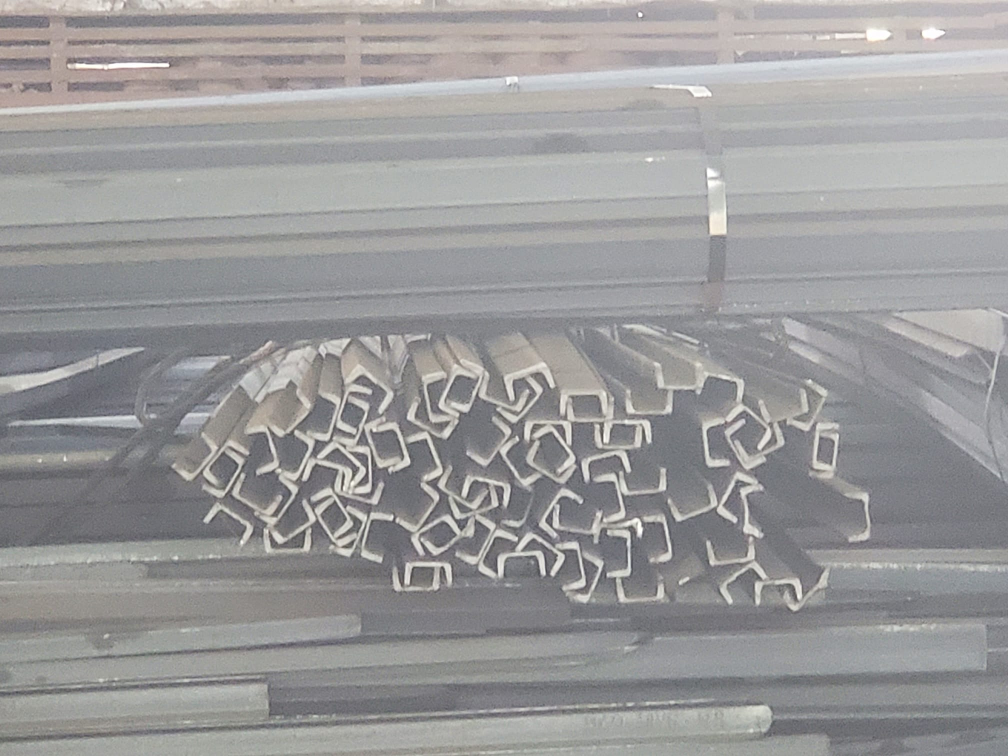
#> input picture data/3.jpeg, 2016 x 1512 px, found by its file name (shown at 1/2 size)
$ jupyter execute --allow-errors test_1.ipynb
#> lines starting #> are read from the running program, lines starting #| are printed output that depends on the picture; after the words box and inside, x2 and y2 are one past the last pixel; in counts of white or black regions, pixels touching at a corner belong together
[cell 1]
import numpy as np

def Matrx():
    a=[]
    for i in range(5):
        b=[]
        for j in range(6):
            b.append(j)
        a.append(b)
    return a

def Matrx1():
    a=[]
    for i in range(5):
        b=[]
        for j in range(6):
            b.append(j)
        a.append(b)
    return a

m1 = np.array(Matrx())
print(m1)
m2 = np.array(Matrx1())
print(m2)

print(np.array_equal(m1,m2))

[cell 2]
a=[[(1,3,5,6),
    (4,3,5,6),
    (2,3,5,6)],
    [(3,3,5,6),
    (4,3,5,6),
    (2,3,5,6)],
    [(1,3,5,6),
    (4,3,5,6),
    (2,3,5,6)]]
print(a)
def castx(x):
    return x[0]

for i in range(len(a)):
    a[i].sort(key=castx)
print(a)

[cell 3]
import cv2
import numpy as np
from imutils.object_detection import non_max_suppression

# Reading the template
temp = cv2.imread('C:/Users/S_G/Documents/GitHub/Shape_Detection/data/3.jpeg', cv2.IMREAD_COLOR)
#> temp is the input picture: shape (1512, 2016, 3); mean B, G, R 154.3, 153.7, 154.4

[cell 4]
print(temp.shape)
#| (1512, 2016, 3)
# temp=cv2.resize(temp, (640, 480), interpolation = cv2.INTER_NEAREST)

[cell 5]
def crop(image, mask_pts):
    #imageGray = cv2.cvtColor(image, cv2.COLOR_BGR2GRAY)
    mask = np.zeros(image.shape[:2], dtype="uint8")
    pts = np.array(mask_pts)
    color = 255
    cv2.fillPoly(mask, [pts], color)
    masked = cv2.bitwise_and(image, image, mask=mask)
    rect = cv2.boundingRect(pts)
    x,y,w,h = rect
    croped = image[y:y+h, x:x+w].copy()
    print(croped.shape , image.shape)
    return croped, image

[cell 6]
import matplotlib.pyplot as plt
plt.imshow(temp)

[cell 7]
image= cv2.cvtColor(temp, cv2.COLOR_BGR2GRAY)
# ret, thresh1 = cv2.threshold(image, 0, 255, cv2.THRESH_BINARY | cv2.THRESH_OTSU)
thresh1=image
plt.imshow(thresh1)

[cell 8]
mask_pts = [[310,630], [1810,630], [1810,1280], [300,1280]]

croped, original = crop(thresh1, mask_pts)
#> in crop, `cv2.fillPoly(mask, [pts], color)`:
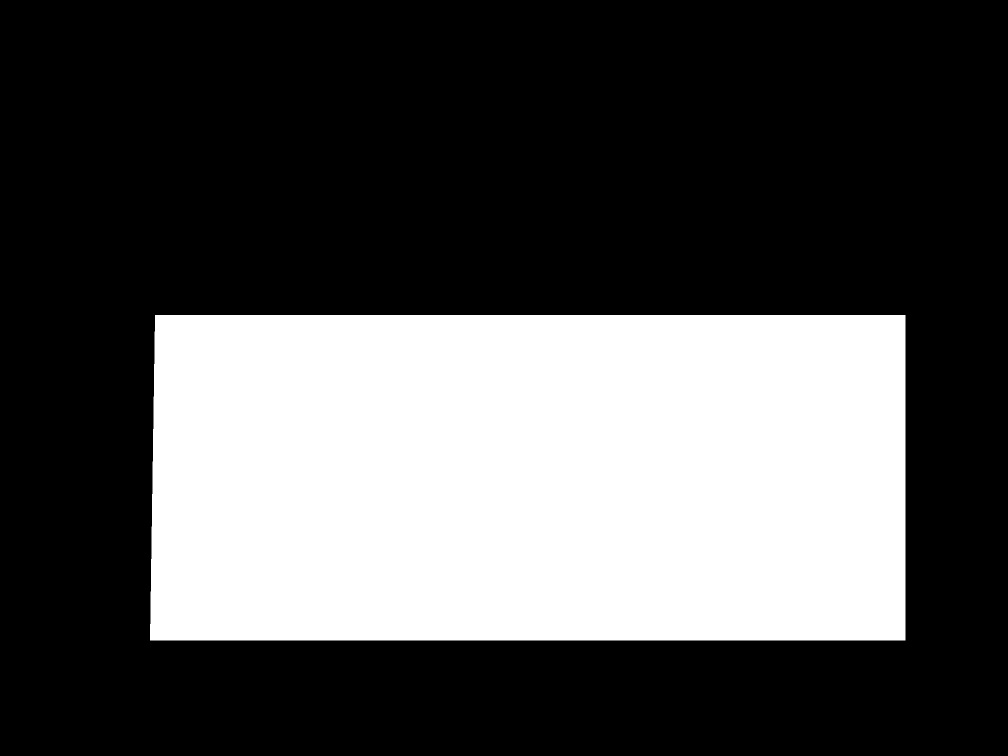
#> mask: shape (1512, 2016) (shown at 1/2 size); 32.2% white; 1 white region, box (x1, y1, x2, y2) and area: (300, 630, 1811, 1281) 980406
#| (651, 1511) (1512, 2016)


plt.imshow(croped)

[cell 9]
mask_pts1 = [[1390,350], [1445,350], [1445,455], [1390,455]]

croped1, original1 = crop(croped, mask_pts1)
#> in crop (call 2), `cv2.fillPoly(mask, [pts], color)`: mask: shape (651, 1511); 0.6% white; 1 white region, box (x1, y1, x2, y2) and area: (1390, 350, 1446, 456) 5936
#| (106, 56) (651, 1511)
print("shape:", croped.shape)
#| shape: (651, 1511)
plt.imshow(croped1)

[cell 10]
# temp = cv2.imread("./data/temp.png")
# print(temp.shape)
# image = cv2.imread("./data/3.jpeg")

[cell 11]
a=[1,2,4]
b=[4,5,6]
l=zip(a,b)
print((1,4) in l)

[cell 12]
def new_img(img,result,thresh):
    (y_points, x_points) = np.where(result >= thresh)
    loc = zip(x_points, y_points)
    # print(loc[0])
    result1 = img.copy()
    W, H = img.shape
    cnt1, cnt2 = 0,0
    for x in range (W):
        for y in range (H):
            cnt1 += 1
            if (x,y) not in loc:
                result1[x][y] = 0
            else: cnt2 += 1
            # print(x,y)
    print(cnt1,cnt2)
    return result1

[cell 13]
# result = cv2.matchTemplate(image=croped, templ=croped1,method=cv2.TM_CCOEFF_NORMED)
croped=original
result= cv2.matchTemplate(croped, croped1, cv2.TM_SQDIFF_NORMED, None)
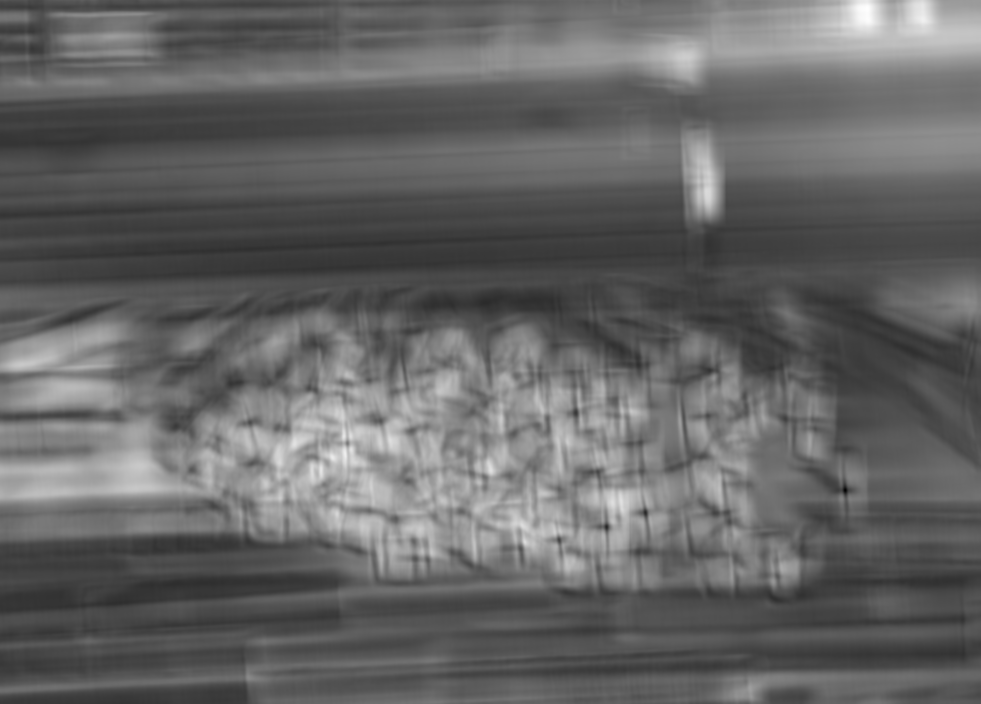
#> result: shape (1407, 1961) float32 (shown at 1/2 size); min 1.06e-07, max 0.184, mean 0.073; drawn with min black and max white

threshold = 0.2

# # Store the coordinates of matched area in a numpy array
# loc = np.where(result >= threshold)
# print(loc,loc[0])

result1 = new_img(croped,result,threshold)
#> in new_img, `(y_points, x_points) = np.where(result >= thresh)`: y_points = empty array
#> after the loop in new_img, `for x in range (W):`: result1: shape (1512, 2016); every value is 0
#| 3048192 0

print(len(result1))
#| 1512
plt.imshow(result1*256)
cv2.imwrite('result1_1.png',result1*255)
#> Out = True
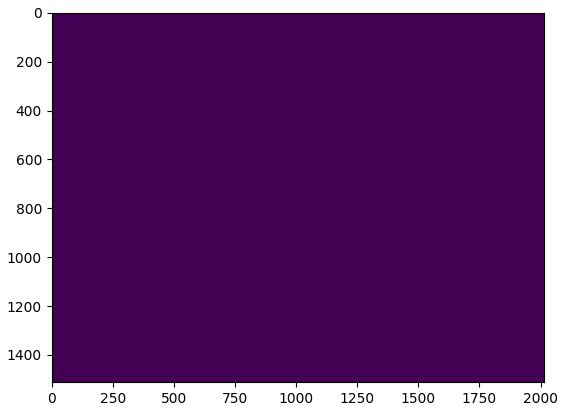
#> figure drawn by matplotlib, 1 panel

[cell 14]
h,w = croped1.shape
#> h = 106; w = 56
# h,w = h-1,w-1
y,x = croped.shape
#> y = 1512; x = 2016
mask_pts = [[0,0], [x-w,0], [x-w,y-h], [0,y-h]]

croped_n, original = crop(croped, mask_pts)
#> in crop (call 3), `cv2.fillPoly(mask, [pts], color)`:
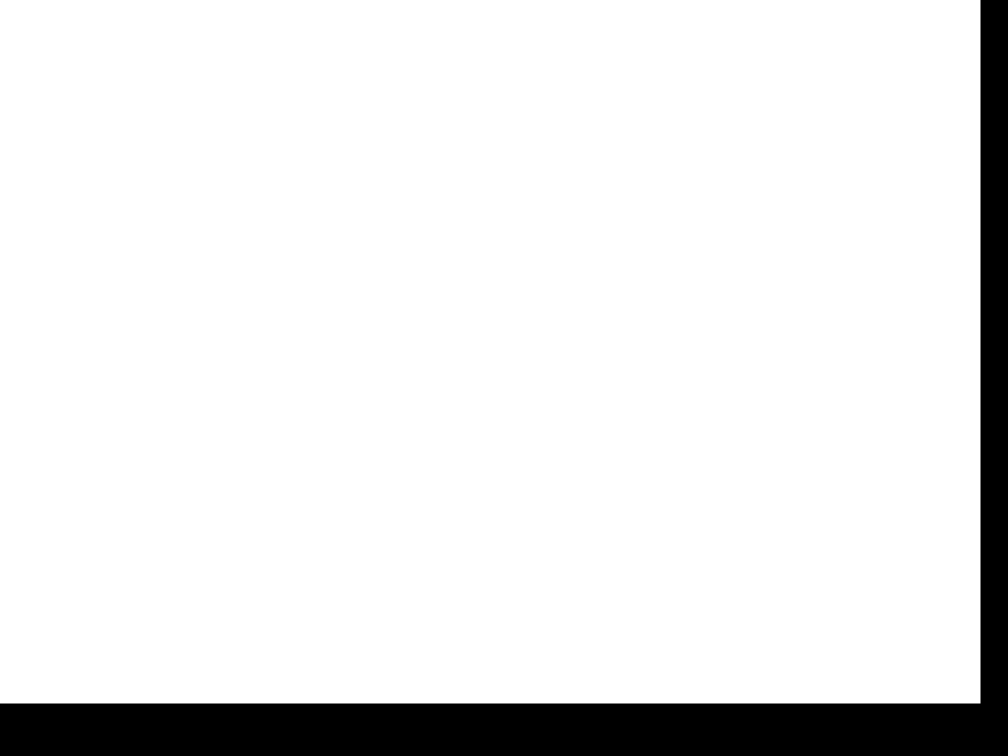
#> mask: shape (1512, 2016) (shown at 1/2 size); 90.5% white; 1 black region, box (x1, y1, x2, y2) and area: (0, 0, 2016, 1512) 289065
#| (1407, 1961) (1512, 2016)
print(croped_n.shape, result.shape)
#| (1407, 1961) (1407, 1961)
min_res = croped_n - result*255
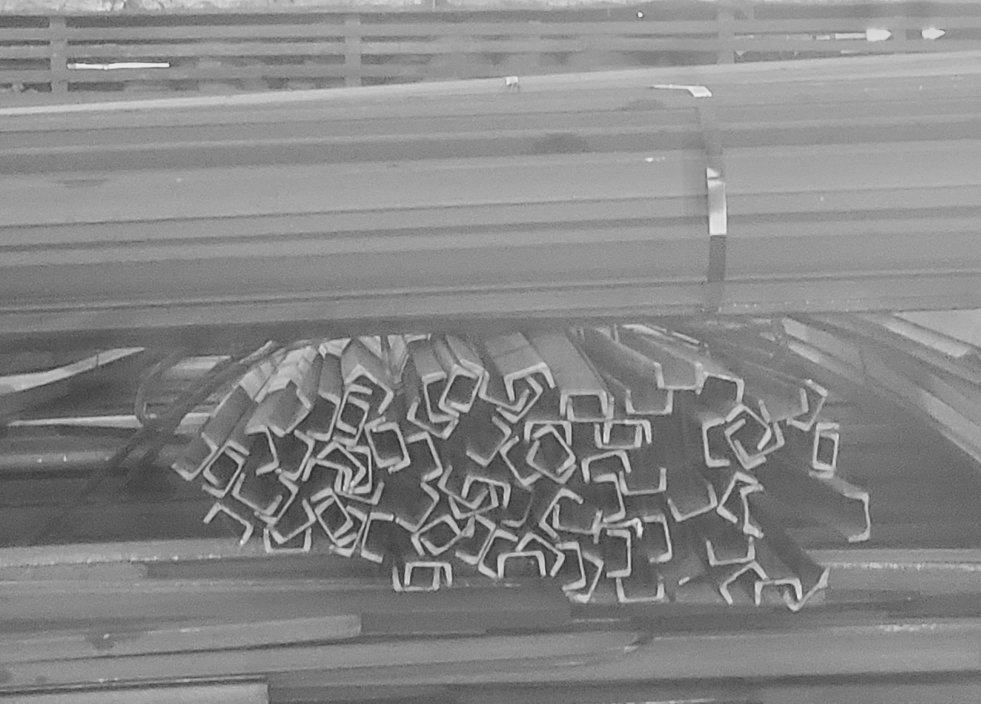
#> min_res: shape (1407, 1961) float32 (shown at 1/2 size); min 27.2, max 244.2, mean 135.5
plt.imshow(min_res)
cv2.imwrite('min_result1.png',min_res)
#> Out = True

[cell 15]
bitwise_and = cv2.bitwise_and(np.array(croped_n).astype(int), np.array(result*256).astype(int))
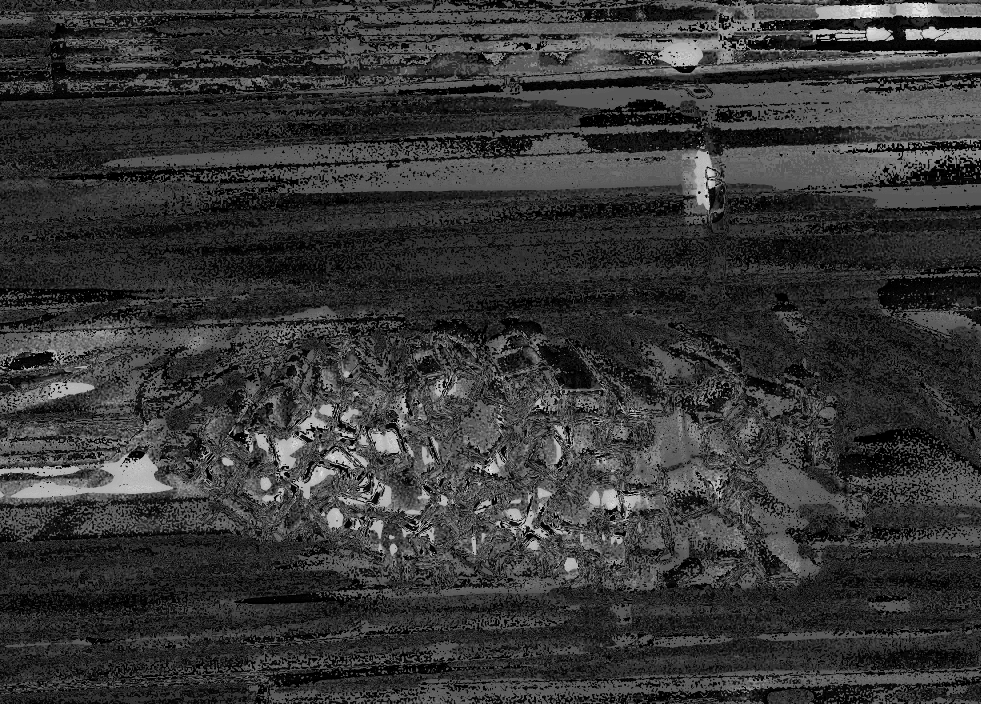
#> bitwise_and: shape (1407, 1961) int32 (shown at 1/2 size); min 0, max 46, mean 9.9; drawn with min black and max white
plt.imshow(bitwise_and)
cv2.imwrite('bitwise_and_1.png', bitwise_and)
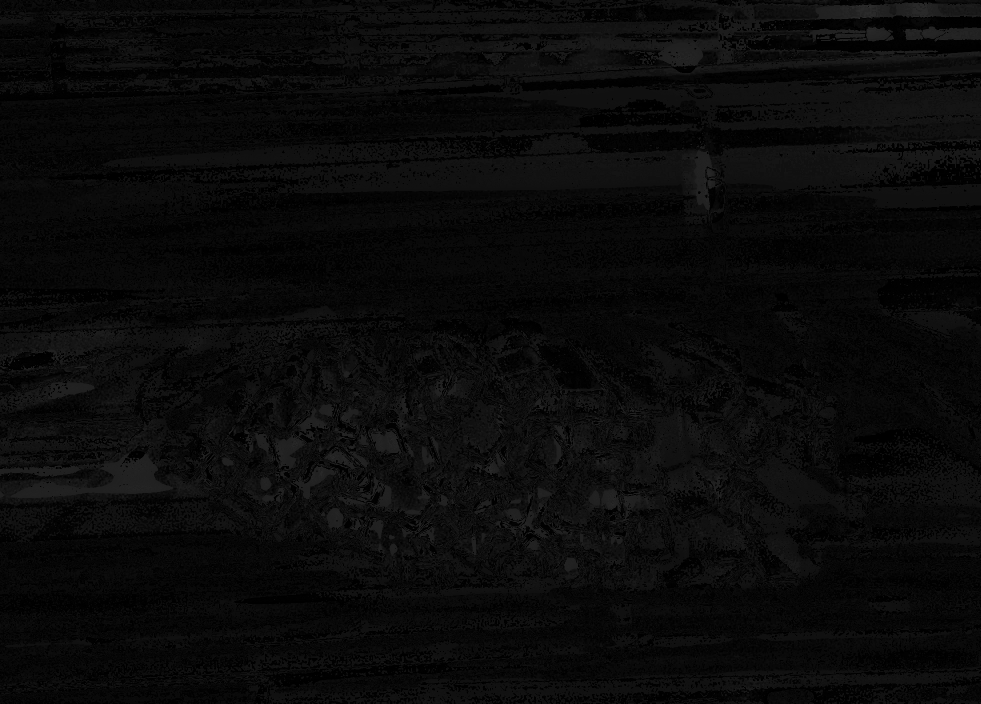
#> saved as bitwise_and_1.png: shape (1407, 1961) (shown at 1/2 size); min 0, max 46, mean 9.9
#> Out = True

[cell 16]
img = cv2.imread("./bitwise_and_1.png",0)
# ret, thresh = cv.threshold(imgray, 127, 255, 0)
contours, hierarchy = cv2.findContours(croped, cv2.RETR_TREE, cv2.CHAIN_APPROX_SIMPLE)
#> contours = [[[0, 0], [0, 1511], [2015, 1511], [2015, 0]]]
cv2.drawContours(img, contours, -1, (0,255,0), 3)
#> (the rest of this cell did not finish here and is left out)

[cell 17]
img = cv2.imread("./bitwise_and_1.png",0)
edges = cv2.Canny(img,200,300)
#> (the rest of this cell did not finish here and is left out)

[cell 18]
(y_points, x_points) = np.where(result >= 0.8)
#> y_points = empty array; x_points = empty array

[cell 19]
print(len(y_points), x_points)
#| 0 []

[cell 20]
cv2.normalize( result, result, 0, 1, cv2.NORM_MINMAX, -1 )

_minVal, _maxVal, minLoc, maxLoc = cv2.minMaxLoc(result, None)
#> minLoc = (1690, 980); maxLoc = (1734, 17)

matchLoc = minLoc
#> matchLoc = (1690, 980)

[cell 21]
print(len(result[0]), result[0])
#> (printed output is left out)

[cell 22]
threshold = 0.06
loc = np.where( result <= threshold)
#> loc = 21 positions, rows 977 to 983, columns 1688 to 1692
# print(len(loc[0]))
templ= croped1
w,h = templ.shape[0], templ.shape[1]
#> w = 106; h = 56
# for pt in zip(*loc[::-1]):
for pt in result:
    # pt = np.array(pt[0])
    print(pt)
    print(np.amin(pt), np.amax(pt), np.mean(pt))
    # _minVal, _maxVal, minLoc, maxLoc = cv2.minMaxLoc(pt, None)
    matchLoc = maxLoc
    cv2.rectangle(original, matchLoc, (matchLoc[0] + templ.shape[0], matchLoc[1] + templ.shape[1]), (50,250,50), 2, 8, 0 )
#> this loop made 1407 passes
#> (printed output is left out)
#> original: shape (1512, 2016); min 50, max 255, mean 153.9
cv2.imwrite('res.png',original)
#> Out = True

[cell 23]
image_window = "Source Image"
result_window = "Result window"
templ= croped1
cv2.rectangle(original, matchLoc, (matchLoc[0] + templ.shape[0], matchLoc[1] + templ.shape[1]), (50,250,50), 2, 8, 0 )
cv2.rectangle(result, matchLoc, (matchLoc[0] + templ.shape[0], matchLoc[1] + templ.shape[1]), (50,50,50), 2, 8, 0 )
#> result: shape (1407, 1961) float32; min -1.76e-14, max 50, mean 0.4
plt.imshow(original)
cv2.imwrite("./original_min.png", original)
#> Out = True

[cell 24]
plt.imshow(result)
cv2.imwrite("./oresult_min.png", result)
#> Out = True

[cell 25]
a=np.array([[1,5,6],[2,6,4]])
#> a = [[1, 5, 6], [2, 6, 4]]
(b, c) = np.where(a >= 4)
#> b = [0, 0, 1, 1]; c = [1, 2, 1, 2]
